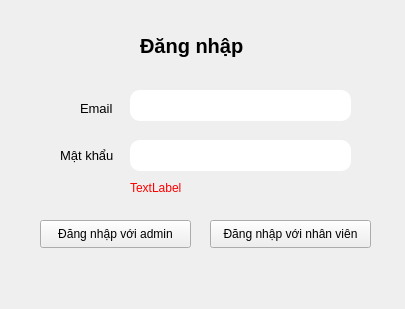
<?xml version="1.0" encoding="UTF-8"?>
<ui version="4.0">
 <class>Login</class>
 <widget class="QWidget" name="Login">
  <property name="geometry">
   <rect>
    <x>0</x>
    <y>0</y>
    <width>405</width>
    <height>309</height>
   </rect>
  </property>
  <property name="windowTitle">
   <string>Ticket Manager</string>
  </property>
  <property name="autoFillBackground">
   <bool>false</bool>
  </property>
  <property name="styleSheet">
   <string notr="true">QLineEdit {
	border-radius: 10px;
	padding: 5px 10px;
	font-size: 12px
}
</string>
  </property>
  <widget class="QLabel" name="label">
   <property name="enabled">
    <bool>true</bool>
   </property>
   <property name="geometry">
    <rect>
     <x>140</x>
     <y>30</y>
     <width>131</width>
     <height>31</height>
    </rect>
   </property>
   <property name="font">
    <font>
     <pointsize>-1</pointsize>
     <weight>75</weight>
     <bold>true</bold>
    </font>
   </property>
   <property name="styleSheet">
    <string notr="true">font-size: 20px;
font-weight: bold</string>
   </property>
   <property name="text">
    <string>Đăng nhập</string>
   </property>
   <property name="center" stdset="0">
    <bool>true</bool>
   </property>
  </widget>
  <widget class="QLabel" name="label_2">
   <property name="geometry">
    <rect>
     <x>80</x>
     <y>100</y>
     <width>41</width>
     <height>16</height>
    </rect>
   </property>
   <property name="font">
    <font>
     <pointsize>10</pointsize>
    </font>
   </property>
   <property name="text">
    <string>Email</string>
   </property>
  </widget>
  <widget class="QLabel" name="label_3">
   <property name="geometry">
    <rect>
     <x>60</x>
     <y>140</y>
     <width>61</width>
     <height>31</height>
    </rect>
   </property>
   <property name="font">
    <font>
     <pointsize>10</pointsize>
    </font>
   </property>
   <property name="text">
    <string>Mật khẩu</string>
   </property>
  </widget>
  <widget class="QLineEdit" name="lineEdit">
   <property name="geometry">
    <rect>
     <x>130</x>
     <y>90</y>
     <width>221</width>
     <height>31</height>
    </rect>
   </property>
  </widget>
  <widget class="QLineEdit" name="lineEdit_2">
   <property name="geometry">
    <rect>
     <x>130</x>
     <y>140</y>
     <width>221</width>
     <height>31</height>
    </rect>
   </property>
   <property name="styleSheet">
    <string notr="true"/>
   </property>
  </widget>
  <widget class="QPushButton" name="pushButton">
   <property name="geometry">
    <rect>
     <x>40</x>
     <y>220</y>
     <width>151</width>
     <height>28</height>
    </rect>
   </property>
   <property name="styleSheet">
    <string notr="true">QPushButton:hover{
	color: green
}

</string>
   </property>
   <property name="text">
    <string>Đăng nhập với admin</string>
   </property>
  </widget>
  <widget class="QPushButton" name="pushButton_2">
   <property name="geometry">
    <rect>
     <x>210</x>
     <y>220</y>
     <width>161</width>
     <height>28</height>
    </rect>
   </property>
   <property name="styleSheet">
    <string notr="true">QPushButton:hover{
	color: green
}
</string>
   </property>
   <property name="inputMethodHints">
    <set>Qt::ImhNone</set>
   </property>
   <property name="text">
    <string>Đăng nhập với nhân viên</string>
   </property>
  </widget>
  <widget class="QLabel" name="label_4">
   <property name="geometry">
    <rect>
     <x>130</x>
     <y>180</y>
     <width>221</width>
     <height>16</height>
    </rect>
   </property>
   <property name="styleSheet">
    <string notr="true">color: red</string>
   </property>
   <property name="text">
    <string>TextLabel</string>
   </property>
  </widget>
 </widget>
 <resources/>
 <connections/>
</ui>
